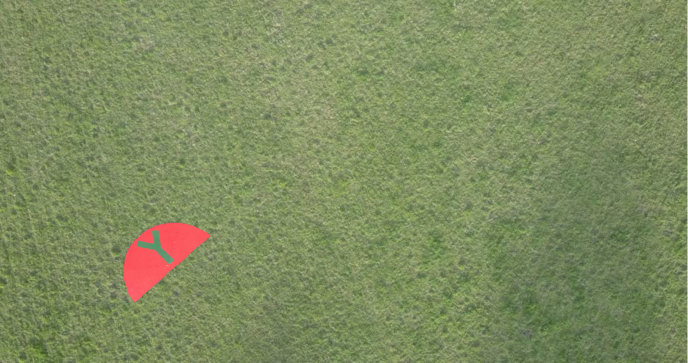
#> input picture testim.png, 1376 x 726 px (shown at 1/2 size)
$ python findcolor.py --image testim.png
#> lines starting #> are read from the running program, lines starting #| are printed output that depends on the picture
### All color codes are in hsv format ###
import cv2
import numpy as np
import argparse

ap = argparse.ArgumentParser()
ap.add_argument("-i", "--image", required=True, help="Path to image")
args = vars(ap.parse_args())

image = cv2.imread(args["image"])
#> image is the input picture: shape (726, 1376, 3); mean B, G, R 95.5, 140.2, 126.5
image = cv2.cvtColor(image, cv2.COLOR_BGR2HSV) #Converts RGB to HSV
#> image: shape (726, 1376, 3); mean H, S, V 42.4, 83.8, 142.3

# [6 lines of commented-out code are left out]
boundaries = [([25, 91, 234], [31, 255, 255])]


for(lower, upper) in boundaries:
    # create NumPy arrays from the boundaries
    lower = np.array(lower, dtype = "uint8")
    upper = np.array(upper, dtype = "uint8")

    #find colors in boundaries and apply mask
    colormask = cv2.inRange(image, lower, upper)

    output = cv2.bitwise_and(image, image, mask=colormask)

    # show the images
    cv2.imwrite("coloredimg.jpg", output)
    cv2.imshow("images", np.hstack([image,output]))
    cv2.waitKey(0)
    cv2.destroyAllWindows()
#> this loop made 1 pass
#> pass 1, `cv2.imshow("images", np.hstack([image,output]))`:
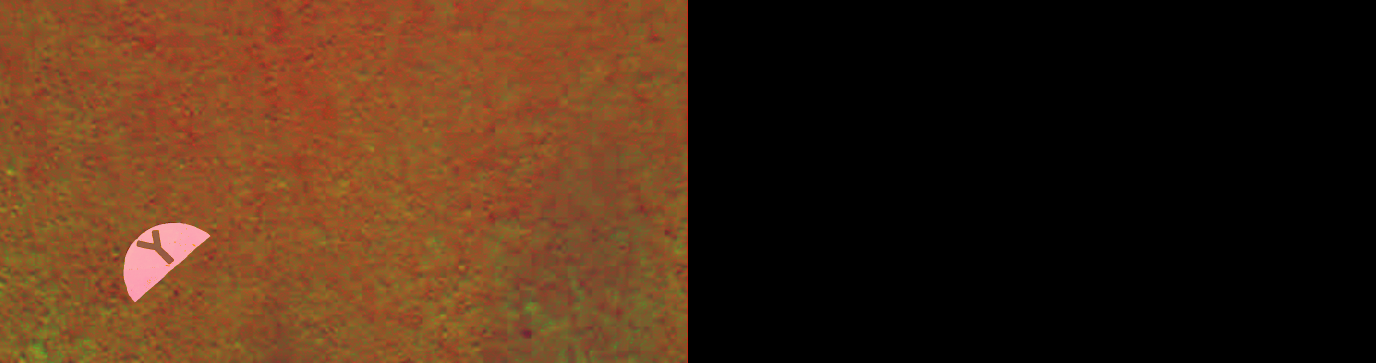
#> window 'images': shape (726, 2752, 3) (shown at 1/2 size); mean B, G, R 21.2, 41.9, 71.2

$ run again, with objy.png copied over testim.png
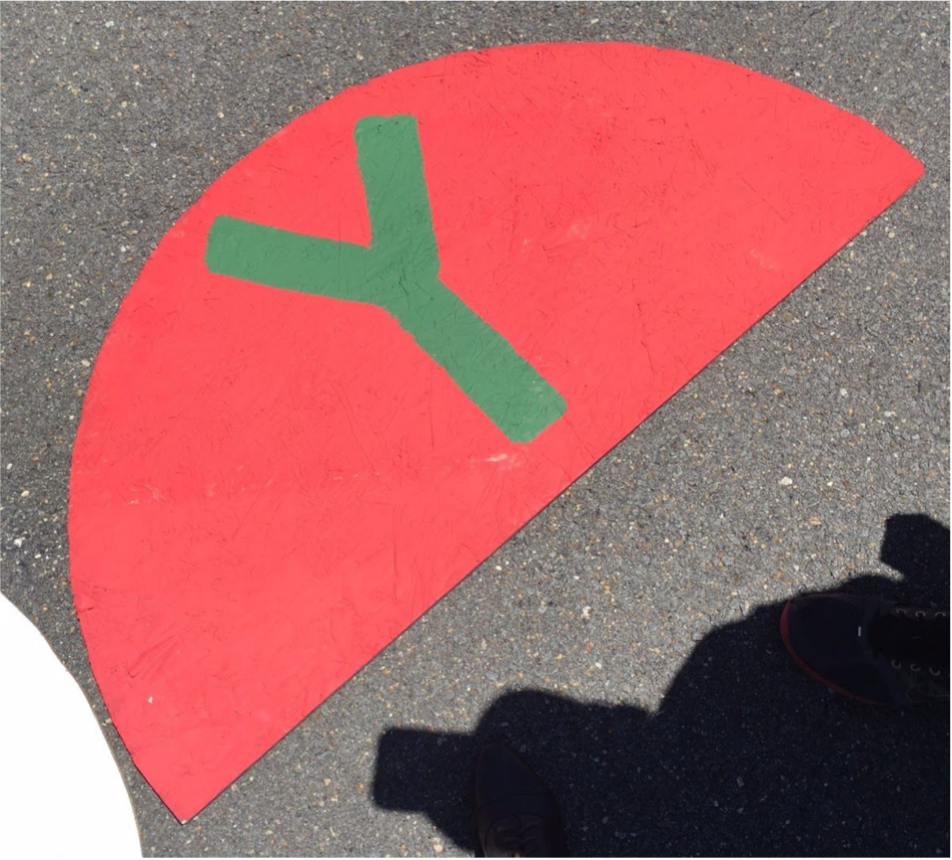
#> input picture objy.png, 952 x 860 px
#> image is the input picture: shape (860, 952, 3); mean B, G, R 102.8, 102, 166.2
#> image: shape (860, 952, 3); mean H, S, V 97.4, 90.5, 169.7
#> the loop `for(lower, upper) in boundaries:` made 1 pass
#> pass 1, `cv2.imshow("images", np.hstack([image,output]))`:
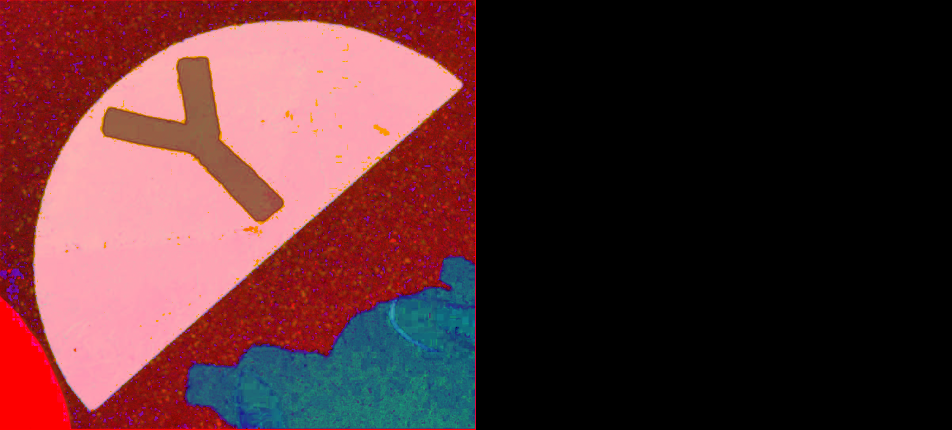
#> window 'images': shape (860, 1904, 3) (shown at 1/2 size); mean B, G, R 48.7, 45.3, 84.8
